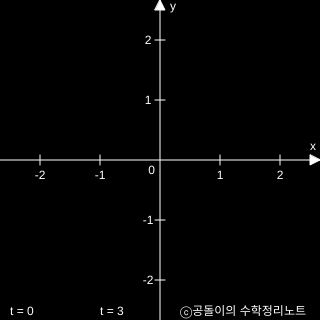
Frame 1 (no input)
Frame 60 (no input): identical to frame 1, image omitted
Frame 120 (the mouse pressed at the canvas centre since frame 60): identical to frame 1, image omitted

The p5.js sketch that drew this single still picture (run headless with seeded random() and noise() and a simulated clock; from frame 60 on, the mouse is pressed at the canvas centre):

// p5.js sketch
// ── sketch.js
var scl
var t = []
var mySlider

function setup() {
     createCanvas(320, 320); // 위아래로 20씩 여유 pixel 주기. 
     scl = 60
     t = linspace(0, 3, 500)

     my_slider = createSlider(0, 500, 0, 1)
     my_slider.position(0, height)
}


function draw() {
     background(0);
     plotAxes();
     var x = []
     var y = []

     for(var i =0; i<my_slider.value(); i++){
          temp = my_function(t[i])
          x.push(temp[0])
          y.push(temp[1])
     }
     
     push()
     noFill()
     stroke(242,245,66)
     translate(width/2, height/2)
     scale(1, -1)
     beginShape()
     strokeWeight(1.5)
     for(i = 0; i<x.length; i++){
          vertex(x[i] * scl, y[i] * scl)
     }
     endShape()
     pop()
}

function plotAxes() {
     drawArrow(0, height / 2, width, height / 2);
     drawArrow(width / 2, height, width / 2, 0);
     push()
     fill(255);
     textAlign(RIGHT, TOP);
     text('0', width / 2 - 5, height / 2 + 5);
     pop()

     push();
     translate(width / 2, height / 2);
     textAlign(CENTER, TOP);
     fill(255)
     for (var i = -3; i <= 3; i++) {
          if (i != 0) {
               stroke(255);
               line(i * scl, -5, i * scl, 5);
               noStroke();
               text(str(i), i * scl, 10);
          }
     }

     for (var i = -3; i <= 3; i++) {
          if (i != 0) {
               stroke(255);
               line(-5, i * scl, 5, i * scl);
               noStroke();
               text(str(-i), -12, i * scl - 5);
          }
     }
     pop();

     push()
     fill(255)
     noStroke()
     text('x', width-10, height/2 - 10)

     text('y', width/2 + 10, 10)

     text('t = 0', 10, height- 5)
     text('t = 3', 100, height - 5)

     text('ⓒ공돌이의 수학정리노트', 180, height-5)
     pop()


}

function linspace(stt, end, steps){
     var res = []
     for(i=stt; i<=end; i+=((end-stt)/(steps-1))){
          res.push(
               i
          )
     }
     return res
}

function drawArrow(x1, y1, x2, y2) {
     push();
     // strokeWeight(w);
     stroke(255);
     fill(255);
     line(x1, y1, x2, y2); //draw a line beetween the vertices
     let offset = 10 / 320 * width;
     let angle = atan2(y1 - y2, x1 - x2); //gets the angle of the line
     translate(x2, y2); //translates to the destination vertex
     rotate(angle - HALF_PI); //rotates the arrow point
     triangle(-offset * 0.5, offset, offset * 0.5, offset, 0, 0); //draws the arrow point as a triangle
     pop();
}

function my_function(t){
     x = t * cos(2*PI*t)
     y = t * sin(2*PI*t)
     return [x, y]
}
